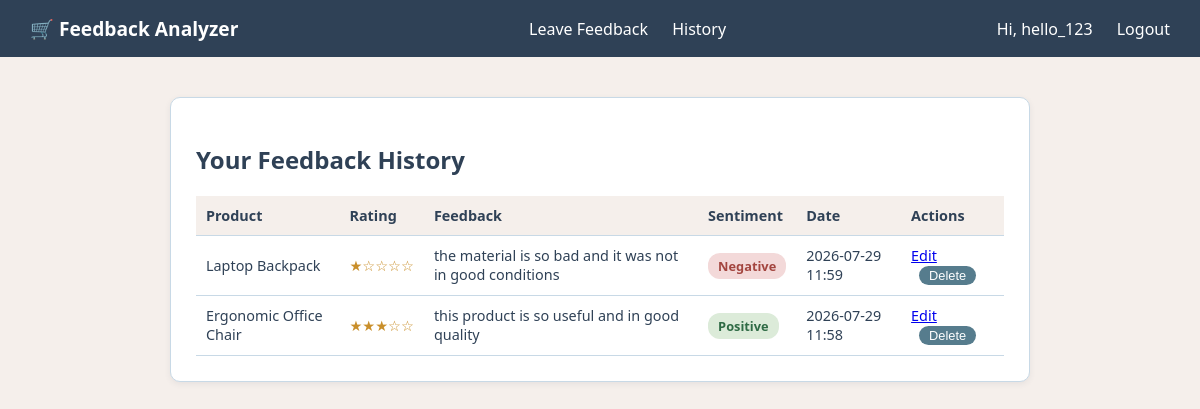
Screenshot of /customer/history (signed in) with the database file from the repository.
### tables this page shows
CREATE TABLE feedback (
            id INTEGER PRIMARY KEY AUTOINCREMENT,
            user_id INTEGER NOT NULL,
            product_id INTEGER NOT NULL,
            rating INTEGER NOT NULL,
            review_text TEXT NOT NULL,
            sentiment TEXT NOT NULL,
            score REAL NOT NULL,
            confidence REAL NOT NULL,
            emotion TEXT,
            spam_score INTEGER DEFAULT 0,
            helpful_votes INTEGER DEFAULT 0,
            not_helpful_votes INTEGER DEFAULT 0,
            created_at TEXT NOT NULL,
            FOREIGN KEY (user_id) REFERENCES users(id),
            FOREIGN KEY (product_id) REFERENCES products(id)
        );

CREATE TABLE products (
            id INTEGER PRIMARY KEY AUTOINCREMENT,
            name TEXT UNIQUE NOT NULL
        );

### app.py (the view)
@app.route("/customer/history")
@login_required
def feedback_history():
    history = db.get_feedback_for_user(session["user_id"])
    return render_template("feedback_history.html", history=history)

### app.py (called while the page is built)
def login_required(f):
    @wraps(f)
    def wrapper(*args, **kwargs):
        if "user_id" not in session:
            return redirect(url_for("login"))
        return f(*args, **kwargs)
    return wrapper

### database.py (called while the page is built)
def get_connection():
    conn = sqlite3.connect(DB_NAME)
    conn.row_factory = sqlite3.Row
    return conn

def get_feedback_for_user(user_id):
    conn = get_connection()
    rows = conn.execute("""
        SELECT feedback.*, products.name as product_name
        FROM feedback
        JOIN products ON feedback.product_id = products.id
        WHERE feedback.user_id = ?
        ORDER BY feedback.created_at DESC
    """, (user_id,)).fetchall()
    conn.close()
    return rows

### templates/feedback_history.html (shortened to what this page needs)
{% extends "base.html" %}
{% block content %}
<div class="card">
  <h2>Your Feedback History</h2>
  {% if history %}
    <table>
      <tr>
        <th>Product</th>
        <th>Rating</th>
        <th>Feedback</th>
        <th>Sentiment</th>
        <th>Date</th>
        <th>Actions</th>
      </tr>
      {% for item in history %}
      <tr>
        <td>{{ item.product_name }}</td>
        <td class="stars">{{ '★' * item.rating }}{{ '☆' * (5 - item.rating) }}</td>
        <td>{{ item.review_text }}</td>
        <td><span class="badge {{ item.sentiment }}">{{ item.sentiment }}</span></td>
        <td>{{ item.created_at }}</td>
        <td>
          <a href="{{ url_for('edit_feedback', feedback_id=item.id) }}">Edit</a>
          <form method="POST" action="{{ url_for('delete_feedback', feedback_id=item.id) }}" style="display:inline;" onsubmit="return confirm('Delete this feedback?');">
            <button type="submit" style="padding: 2px 10px; font-size: 0.8rem; margin-left: 8px;">Delete</button>
          </form>
        </td>
      </tr>
      {% endfor %}
    </table>
  {% else %}
    <p>You haven't submitted any feedback yet. <a href="{{ url_for('leave_feedback') }}">Leave your first review →</a></p>
  {% endif %}
</div>
{% endblock %}

### static/style.css (style rules this page uses)
* { box-sizing: border-box; }
:root { --navy: #2F4156; --teal: #567C8D; --beige: #F5EFEB; --sky: #C8D9E6; --white: #FFFFFF; }
body { font-family: 'Segoe UI', Arial, sans-serif; background-color: var(--beige); color: var(--navy); margin: 0; padding: 0; }
.card { background: var(--white); padding: 25px; border-radius: 10px; border: 1px solid var(--sky); box-shadow: 0 2px 6px rgba(47, 65, 86, 0.08); margin-bottom: 20px; }
h1, h2 { color: var(--navy); }
button { background-color: var(--teal); color: var(--white); border: none; padding: 10px 25px; border-radius: 20px; font-size: 1rem; cursor: pointer; transition: background-color 0.2s ease; }
table { width: 100%; border-collapse: collapse; margin-top: 10px; }
th, td { text-align: left; padding: 10px; border-bottom: 1px solid var(--sky); font-size: 0.9rem; color: var(--navy); }
th { background-color: var(--beige); }
.badge { padding: 4px 10px; border-radius: 12px; font-size: 0.8rem; font-weight: bold; }
.badge.Positive { background: #dcebd9; color: #2f6b45; }
.badge.Negative { background: #f3d9d9; color: #a3453f; }
.stars { color: #c98f2b; }

### rows the page displays
feedback: product_name "Laptop Backpack", rating "★", rating "☆☆☆☆", review_text "the material is so bad and it was not in good conditions", sentiment "Negative", created_at "2026-07-29 11:59"
feedback: product_name "Ergonomic Office Chair", rating "★★★", rating "☆☆", review_text "this product is so useful and in good quality", sentiment "Positive", created_at "2026-07-29 11:58"

### other values shown
{{ session.get('username', '') }} "hello_123"
